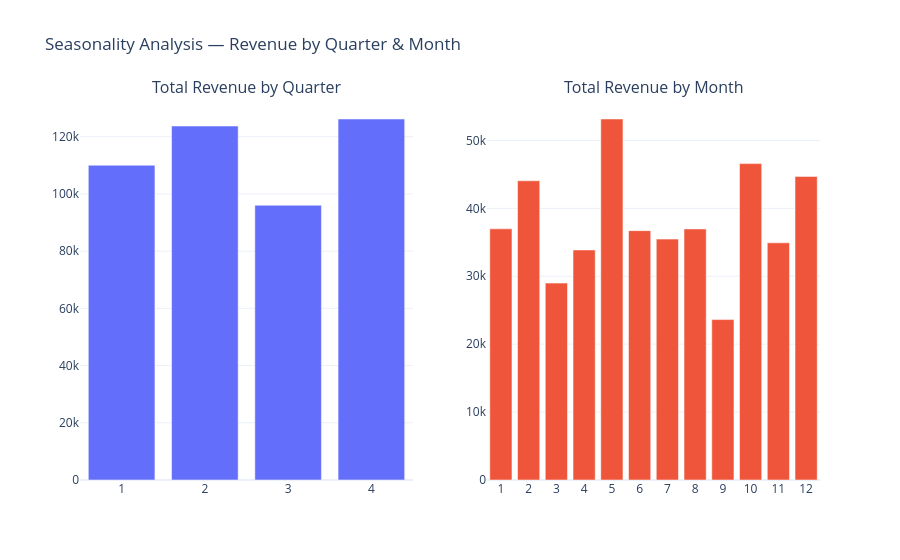

Write notebook code for a chart like this one.
### Code cell
# --- [Section 5.3: Revenue by Quarter and by Month] ---
# Bar charts answer: "Which quarter drives most revenue?" and "Which month peaks?"
# These directly address the project's seasonality question.

fig = make_subplots(rows=1, cols=2,
                    subplot_titles=['Total Revenue by Quarter', 'Total Revenue by Month'])

q_data = df_feat.groupby('Quarter')['Total Amount'].sum().reset_index()
m_data = df_feat.groupby('Month')['Total Amount'].sum().reset_index()

fig.add_trace(go.Bar(x=q_data['Quarter'].astype(str),
                     y=q_data['Total Amount'], name='Quarter',
                     marker_color='#636EFA'), row=1, col=1)
fig.add_trace(go.Bar(x=m_data['Month'].astype(str),
                     y=m_data['Total Amount'], name='Month',
                     marker_color='#EF553B'), row=1, col=2)

fig.update_layout(template='plotly_white',
                  title='Seasonality Analysis — Revenue by Quarter & Month',
                  showlegend=False)
fig.show()

### Figure 1 — Plotly figure (JSON) as saved in the notebook; plotly's stock layout.template omitted (floating-point values rounded to 4 significant figures)
{"data": [{"marker": {"color": "#636EFA"}, "name": "Quarter", "type": "bar", "x": ["1", "2", "3", "4"], "xaxis": "x", "y": [110030, 123735, 96045, 126190], "yaxis": "y"}, {"marker": {"color": "#EF553B"}, "name": "Month", "type": "bar", "x": ["1", "2", "3", "4", "5", "6", "7", "8", "9", "10", "11", "12"], "xaxis": "x2", "y": [36980, 44060, 28990, 33870, 53150, 36715, 35465, 36960, 23620, 46580, 34920, 44690], "yaxis": "y2"}], "layout": {"annotations": [{"font": {"size": 16}, "showarrow": false, "text": "Total Revenue by Quarter", "x": 0.225, "xanchor": "center", "xref": "paper", "y": 1, "yanchor": "bottom", "yref": "paper"}, {"font": {"size": 16}, "showarrow": false, "text": "Total Revenue by Month", "x": 0.775, "xanchor": "center", "xref": "paper", "y": 1, "yanchor": "bottom", "yref": "paper"}], "showlegend": false, "title": {"text": "Seasonality Analysis — Revenue by Quarter & Month"}, "xaxis": {"anchor": "y", "domain": [0, 0.45]}, "xaxis2": {"anchor": "y2", "domain": [0.55, 1]}, "yaxis": {"anchor": "x", "domain": [0, 1]}, "yaxis2": {"anchor": "x2", "domain": [0, 1]}}}
